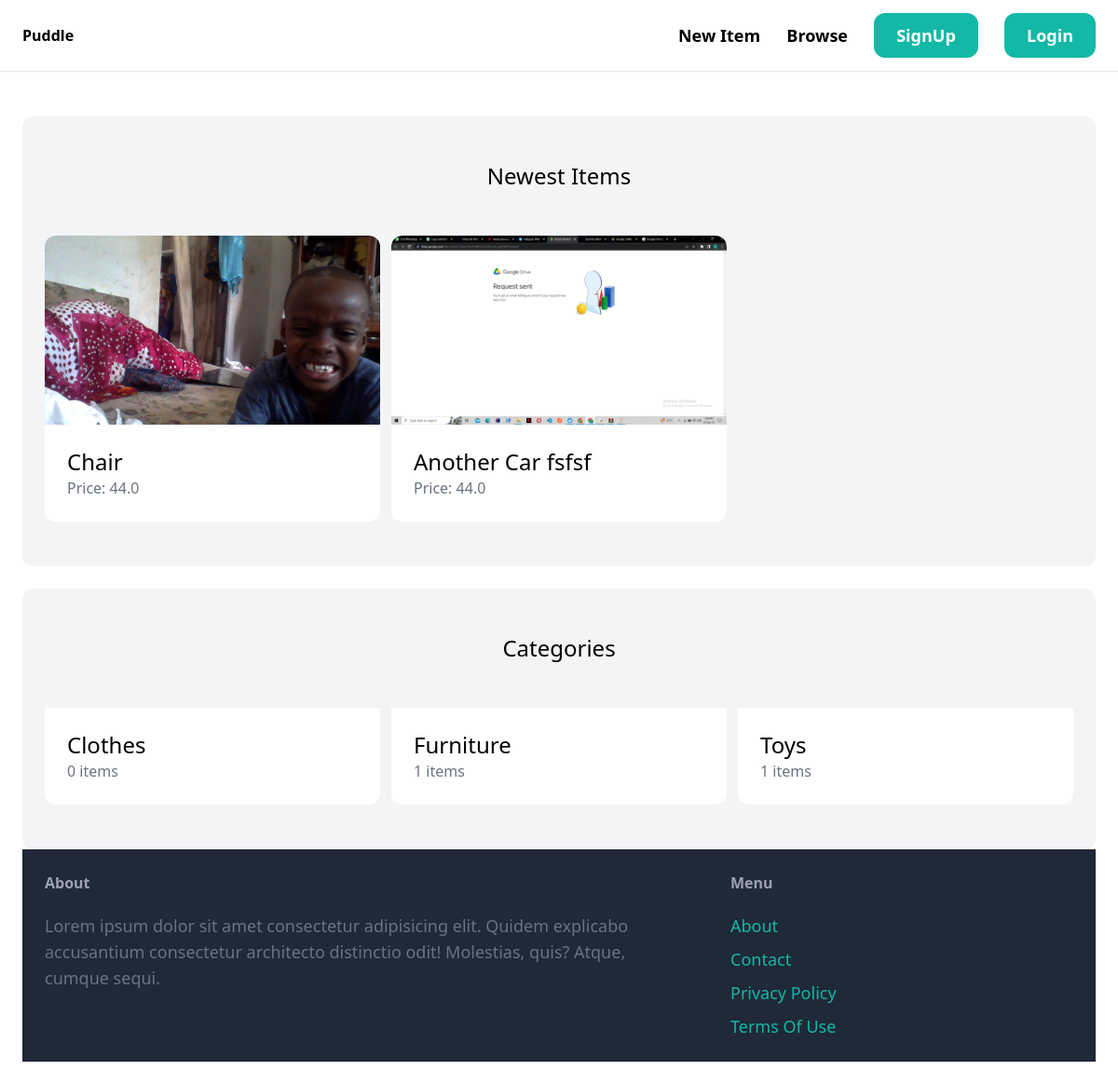
The app's page /, older data.
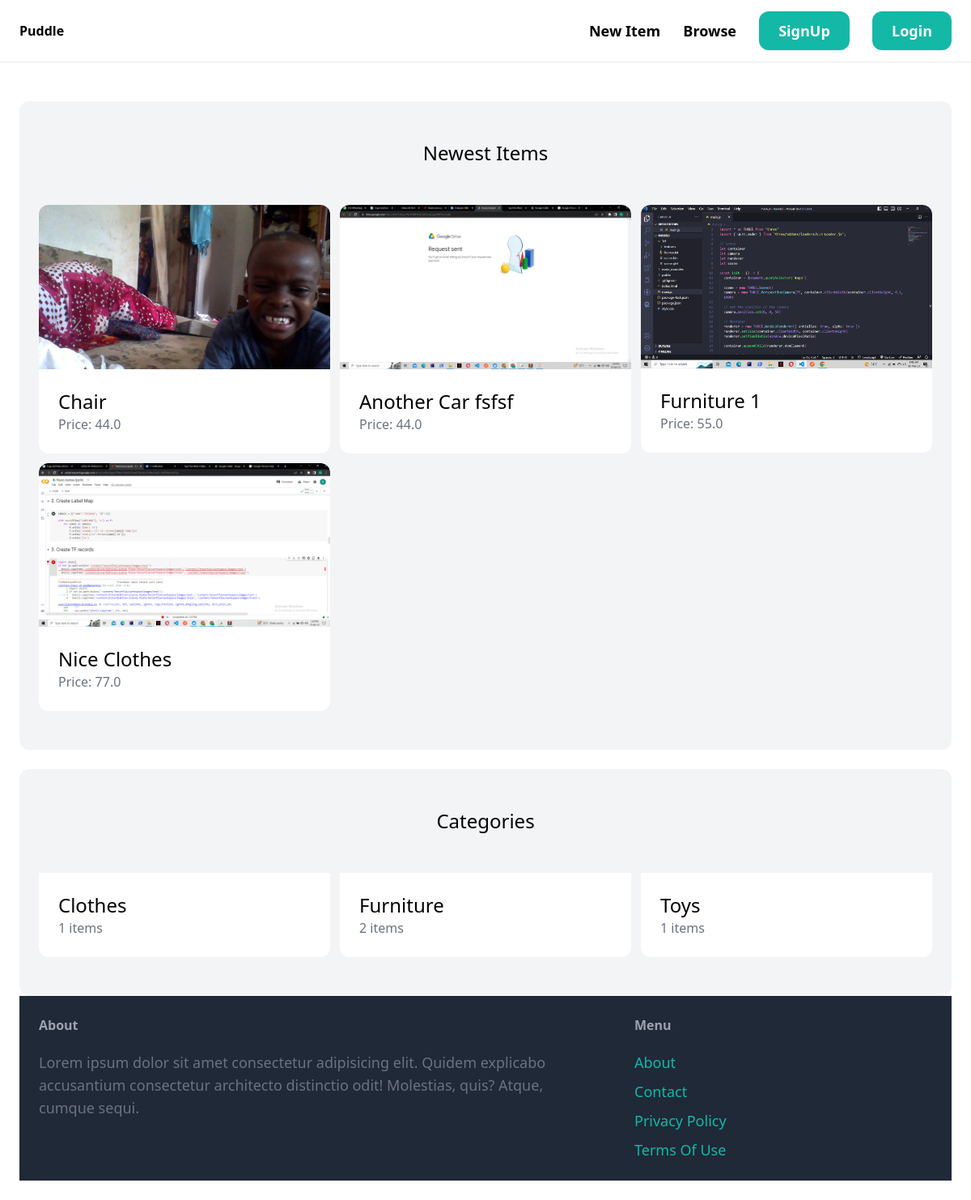
The same page, newer data.
### item/models.py (models this page shows, shortened)
class Item(models.Model):
    category = models.ForeignKey(Category, on_delete=models.CASCADE, related_name = 'items')
    name = models.CharField(max_length=255)
    description = models.TextField(blank=True, null=True)
    price = models.FloatField()
    image = models.ImageField(upload_to='item_images', blank=True, null=True)
    is_sold = models.BooleanField(default=False)
    created_at = models.DateTimeField(auto_now_add=True)
    created_by = models.ForeignKey(User, on_delete=models.CASCADE, related_name='items')

class Category(models.Model):
    name = models.CharField(max_length=255)
    class Meta:
        ordering = ('name',)
        verbose_name_plural = 'Categories'

### core/views.py (the view)
# urls.py: path('', views.index, name ='index'),
def index(request):
    items = Item.objects.filter(is_sold = False)[0:6]
    categories = Category.objects.all()
    return render(request, 'core/index.html', {
        'categories': categories,
        'items': items
    })

### core/templates/core/index.html (shortened to what this page needs)
{% extends 'core/base.html' %}
{% block content %}
    <div class="mt-6 px-6 py-12 bg-gray-100 rounded-xl">
        <h2 class="mb-12 text-2xl text-center">Newest Items</h2>
        <div class="grid grid-cols-3 gap-3">
            {% for item in items %}
                <div>
                    <a href="{% url 'item:detail' item.id %}">
                        <div>
                            <img src="{{ item.image.url }}" alt="" class="rounded-t-xl">
                        </div>
                        <div class="p-6 bg-white rounded-b-xl">
                            <h2 class="text-2xl">{{ item.name }}</h2>
                            <p class="text-gray-500">Price: {{ item.price }}</p>
                        </div>
                    </a>
                </div>
            {% endfor %}
        </div>
    </div>
    <div class="mt-6 px-6 py-12 bg-gray-100 rounded-xl">
        <h2 class="mb-12 text-2xl text-center">Categories</h2>
        <div class="grid grid-cols-3 gap-3">
            {% for category in categories %}
                <div>
                    <a href="#">
                        <div class="p-6 bg-white rounded-b-xl">
                            <h2 class="text-2xl">{{ category.name }}</h2>
                            <p class="text-gray-500">{{ category.items.count }} items</p>
                        </div>
                    </a>
                </div>
            {% endfor %}
        </div>
{% endblock content %}

### core/templates/core/base.html (shortened to what this page needs)
<!DOCTYPE html>
<html lang="en">
<head>
    <script src="https://cdn.tailwindcss.com"></script>
</head>
<body>
    <nav class="py-6 px-6 flex justify-between items-center border-b border-gray-200">
        <a href="/" class="text-l font-semibold">Puddle</a>
        <div class="space-x-6">
            <a href="{% url 'item:new' %}" class="text-lg font-semibold hover-gray-500">New Item</a>
            <a href="{% url 'item:items' %}" class="text-lg font-semibold hover-gray-500">Browse</a>
            {% if request.user.is_authenticated %}
                <a href="{% url 'conversation:inbox' %}" class="px-6 py-3 text-lg font-semibold bg-teal-500 text-white rounded-xl hover:bg-teal-700">Inbox</a>
                <a href="{% url 'dashboard:index' %}" class="px-6 py-3 text-lg font-semibold bg-teal-500 text-white rounded-xl hover:bg-gray-700">Dashboard</a>
            {% else %}
                <a href="{% url 'core:signup' %}" class="px-6 py-3 text-lg font-semibold bg-teal-500 text-white rounded-xl hover:bg-teal-700">SignUp</a>
                <a href="{% url 'core:login' %}" class="px-6 py-3 text-lg font-semibold bg-teal-500 text-white rounded-xl hover:bg-gray-700">Login</a>
            {% endif %}
        </div>
    </nav>
    <div class="px-6 py-6">
        {% block content %} {% endblock %}
    </div>
    <footer class="py-6 px-6 flex justify-between bg-gray-800">
        <div class="w-2/3 pr-10">
            <h3 class="mb-5 font-semibold text-gray-400">About</h3>
            <p class="text-lg text-gray-500">Lorem ipsum dolor sit amet consectetur adipisicing elit. Quidem explicabo accusantium consectetur architecto distinctio odit! Molestias, quis? Atque, cumque sequi.</p>
        </div>
        <div class="w-1/3">
            <h3 class="mb-5 font-semibold text-gray-400">Menu</h3>
            <ul class="space-y-2">
                <li><a href="#" class="text-lg text-teal-500 hover:text-teal-700">About</a></li>
                <li><a href="{% url 'core:contact' %}" class="text-lg text-teal-500 hover:text-teal-700">Contact</a></li>
                <li><a href="#" class="text-lg text-teal-500 hover:text-teal-700">Privacy Policy</a></li>
                <li><a href="#" class="text-lg text-teal-500 hover:text-teal-700">Terms Of Use</a></li>
            </ul>
        </div>
    </footer>
</body>
</html>

Row changes from the older to the newer data that the page shows:
added Item: image (picture), name "Furniture 1", price "55.0"
added Item: image (picture), name "Nice Clothes", price "77.0"
computed for Category "Clothes": items.count "0" → "1"
computed for Category "Furniture": items.count "1" → "2"
